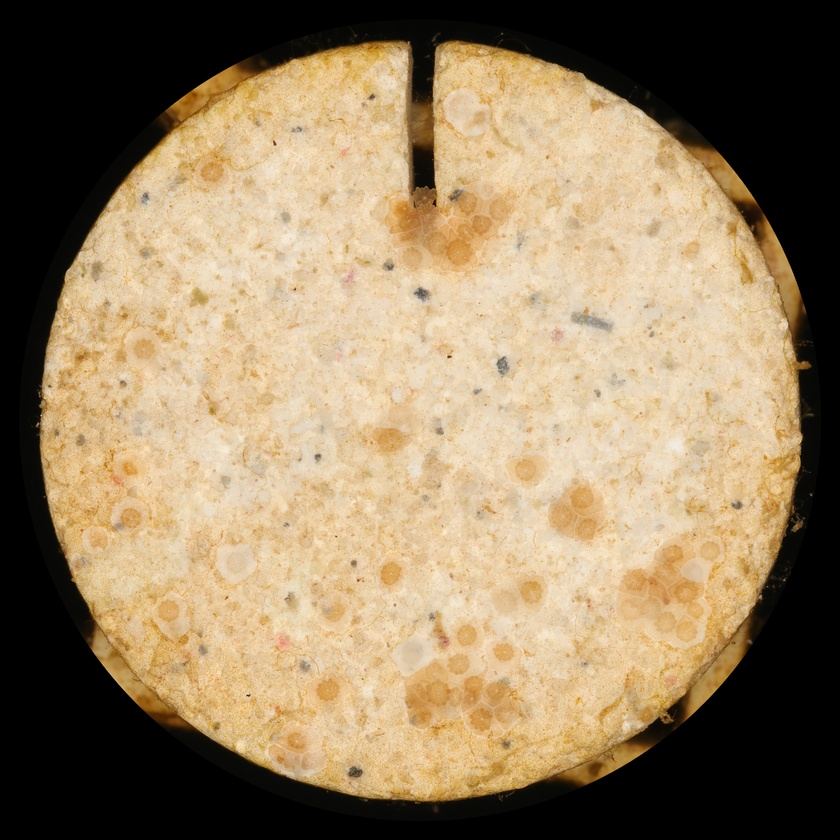
#> input picture examples/input/32_T2_6_timepoint0.JPG, 840 x 840 px, shrunk from 3532 x 3532 before the run
$ python -i texture_segmentation.py   (imports and definitions only)   (older library calls are emulated)
#> lines starting #> are read from the running program, lines starting #| are printed output that depends on the picture
#> further down, picture is the input picture: shape (840, 840, 3); mean B, G, R 97.7, 127.9, 148.3
from __future__ import annotations
import cv2
import numpy as np
from sklearn.cluster import KMeans

def create_laws_kernels() -> list[np.ndarray]:
    return [
        np.array([1,4,6,4,1],dtype=np.float32),
        np.array([-1,-2,0,2,1],dtype=np.float32),
        np.array([-1,0,2,0,-1],dtype=np.float32),
        np.array([1,-4,6,-4,1],dtype=np.float32),
        np.array([-1,2,0,-2,1],dtype=np.float32),
    ]

def compute_texture_features(grayscale_image: np.ndarray, kernels: list[np.ndarray]) -> np.ndarray:
    source=grayscale_image.astype(np.float32)
    features=[]
    for kernel in kernels:
        h=cv2.filter2D(source, cv2.CV_32F, kernel[np.newaxis,:])
        v=cv2.filter2D(source, cv2.CV_32F, kernel[:,np.newaxis])
        features.append(np.abs(h)+np.abs(v))
    return np.stack(features,axis=-1)

def texture_segmentation(image: np.ndarray, n_clusters:int=5, blur_kernel_size:tuple[int,int]=(15,15), random_state:int=42) -> np.ndarray:
#> called with n_clusters = 5, blur_kernel_size = (15, 15), random_state = 42
    gray=cv2.cvtColor(image, cv2.COLOR_BGR2GRAY)
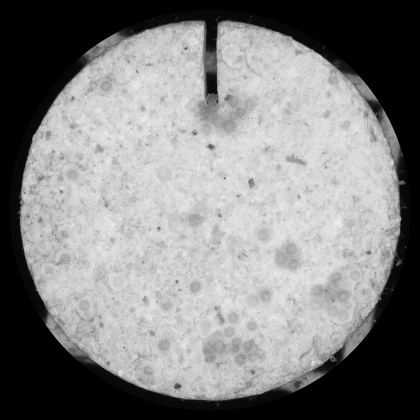
#> gray: shape (840, 840) (shown at 1/2 size); min 0, max 241, mean 130.6
    blurred=cv2.GaussianBlur(gray, blur_kernel_size,0)
    ft=compute_texture_features(blurred, create_laws_kernels())
#> the loop in compute_texture_features, `for kernel in kernels:` made 5 passes
#> kernel on passes 1 to 5: [1, 4, 6, 4, 1], [-1, -2, 0, 2, 1], [-1, 0, 2, 0, -1], [1, -4, 6, -4, 1], [-1, 2, 0, -2, 1]
#> pass 1, in compute_texture_features, `h=cv2.filter2D(source, cv2.CV_32F, kernel[np.newaxis,:])`:
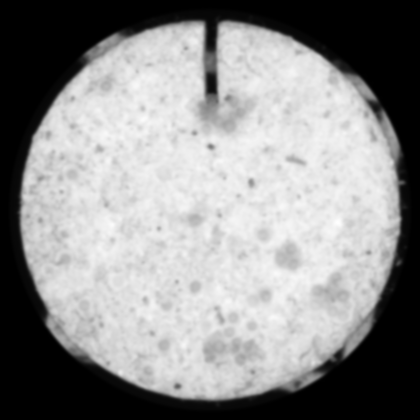
#> h: shape (840, 840) float32 (shown at 1/2 size); min 0, max 3743, mean 2089.1; drawn with min black and max white
#> pass 2, in compute_texture_features, `h=cv2.filter2D(source, cv2.CV_32F, kernel[np.newaxis,:])`:
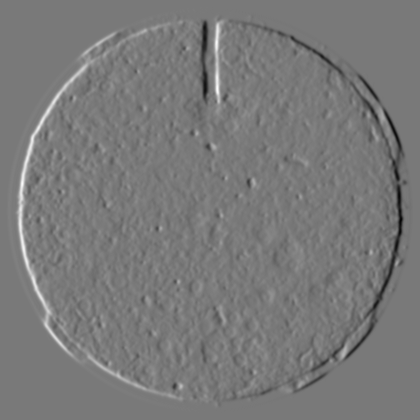
#> h: shape (840, 840) float32 (shown at 1/2 size); min -184, max 201, mean 0; drawn with min black and max white
#> pass 2, in compute_texture_features, `v=cv2.filter2D(source, cv2.CV_32F, kernel[:,np.newaxis])`:
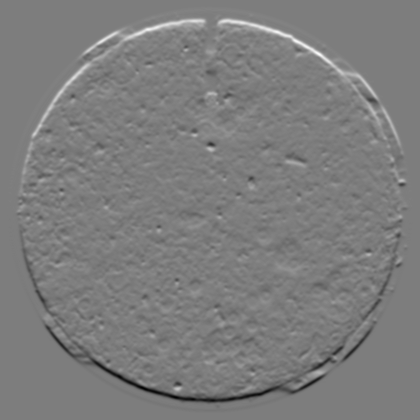
#> v: shape (840, 840) float32 (shown at 1/2 size); min -180, max 186, mean 0; drawn with min black and max white
#> after the loop in compute_texture_features, `for kernel in kernels:`: features = 5 items
    fv=ft.reshape((-1,ft.shape[-1]))
    labels=KMeans(n_clusters=n_clusters,random_state=random_state,n_init=10).fit(fv).labels_.reshape(gray.shape)
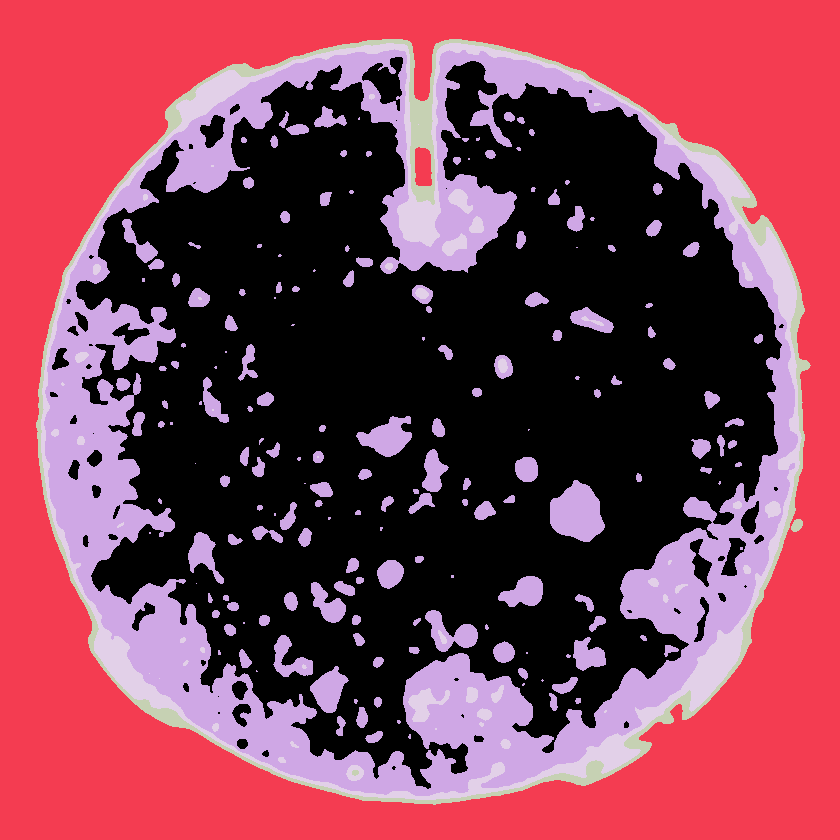
#> labels: shape (840, 840) int32; 5 distinct labels, from 0 to 4; one colour per label, 0 black
    rng=np.random.default_rng(random_state)
    palette=rng.integers(0,256,size=(n_clusters,3),dtype=np.uint8)
#> palette = [[136, 38, 217], [22, 205, 251], [33, 198, 193], [255, 145, 167], [97, 86, 90]]
    out=np.zeros((*gray.shape,3),dtype=np.uint8)
#> out: shape (840, 840, 3); every value is 0
    for label in range(n_clusters):
        out[labels==label]=palette[label]
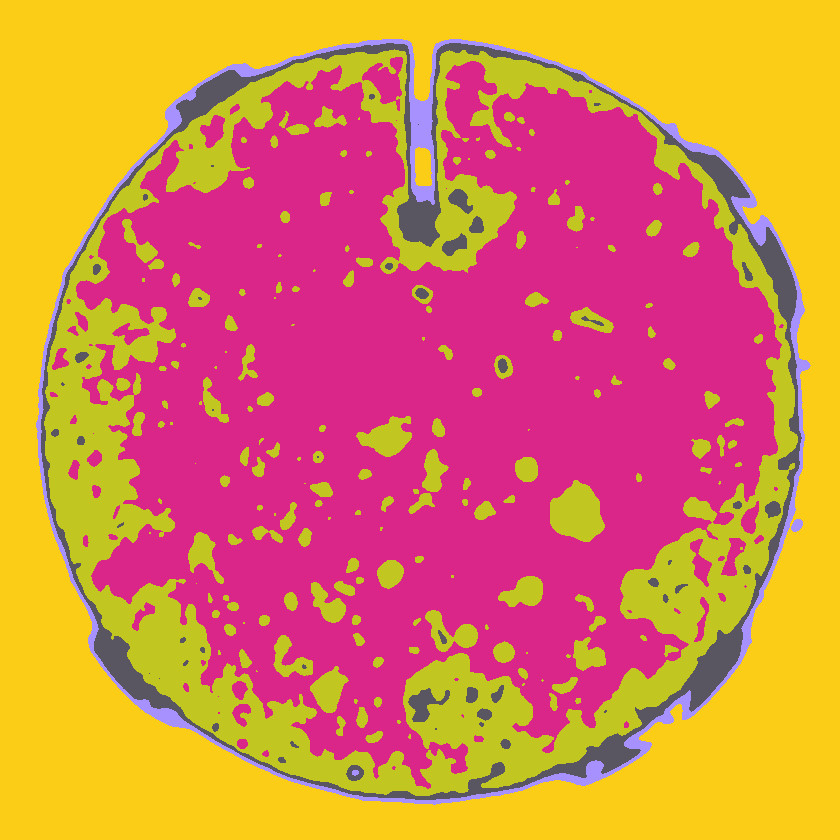
#> out: shape (840, 840, 3); mean of channels 0, 1, 2 81, 125.9, 218.1; drawn as B, G, R
    return out

>>> import cv2
>>> picture = cv2.imread('../examples/input/32_T2_6_timepoint0.JPG')
>>> result = texture_segmentation(picture)

$ run again, on examples/input/32_T2_6_timepoint1.JPG
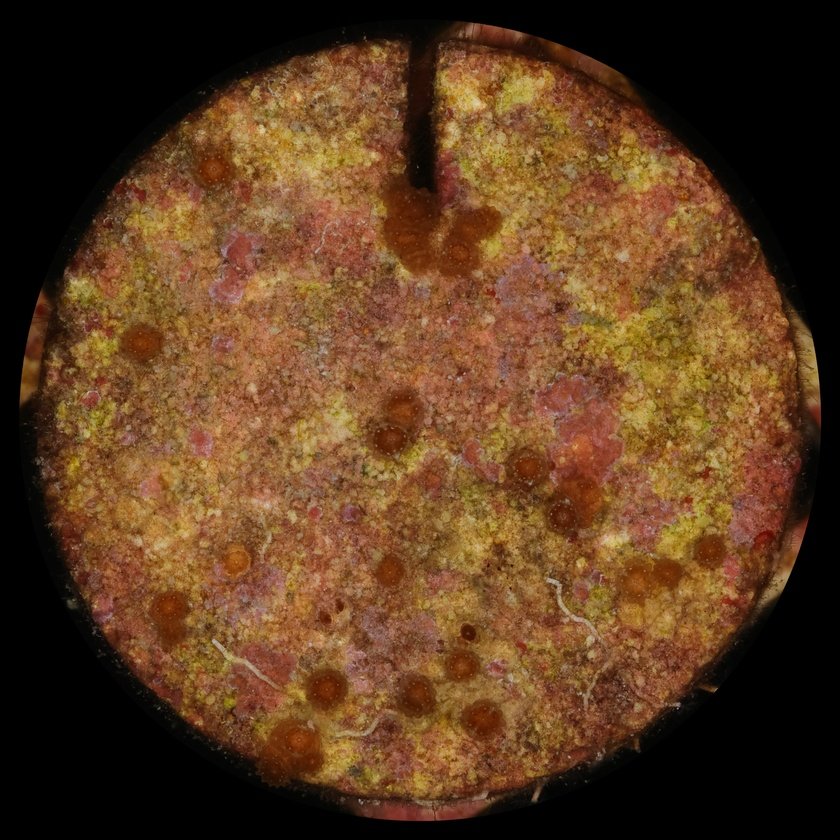
#> input picture examples/input/32_T2_6_timepoint1.JPG, 840 x 840 px, shrunk from 3526 x 3526 before the run
#> picture is the input picture: shape (840, 840, 3); mean B, G, R 31.9, 59.6, 91.7
#> the loop in compute_texture_features, `for kernel in kernels:` made 5 passes
#> kernel on passes 1 to 5: [1, 4, 6, 4, 1], [-1, -2, 0, 2, 1], [-1, 0, 2, 0, -1], [1, -4, 6, -4, 1], [-1, 2, 0, -2, 1]
#> after the loop in compute_texture_features, `for kernel in kernels:`: features = 5 items
#> in texture_segmentation, `labels=KMeans(n_clusters=n_clusters,random_state=random_state,n_init=1..`:
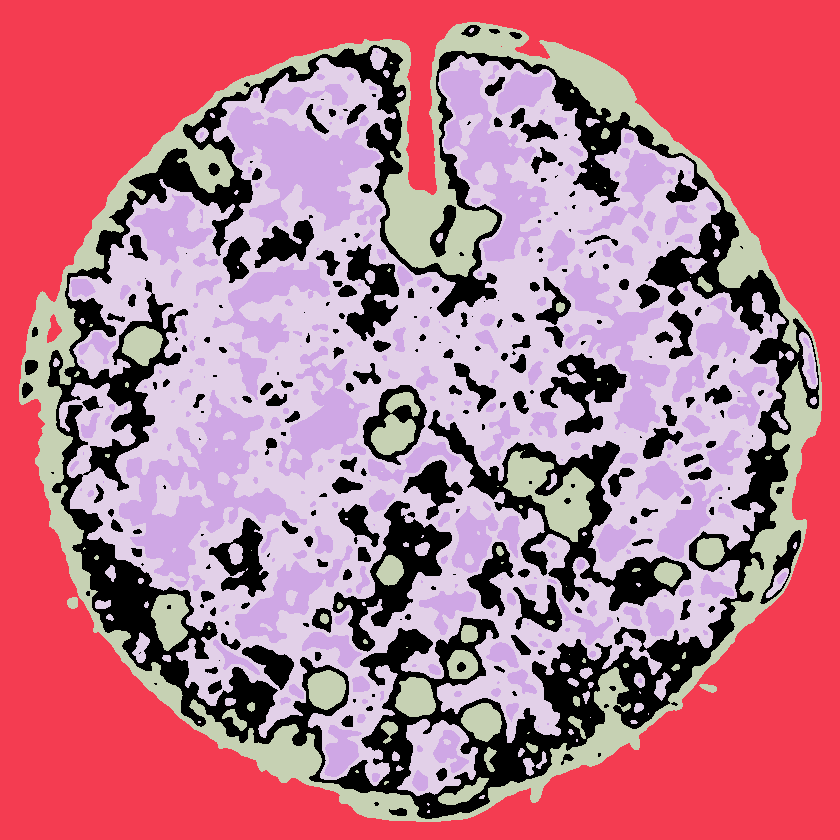
#> labels: shape (840, 840) int32; 5 distinct labels, from 0 to 4; one colour per label, 0 black
#> palette = [[136, 38, 217], [22, 205, 251], [33, 198, 193], [255, 145, 167], [97, 86, 90]]
#> after the loop in texture_segmentation, `for label in range(n_clusters):`:
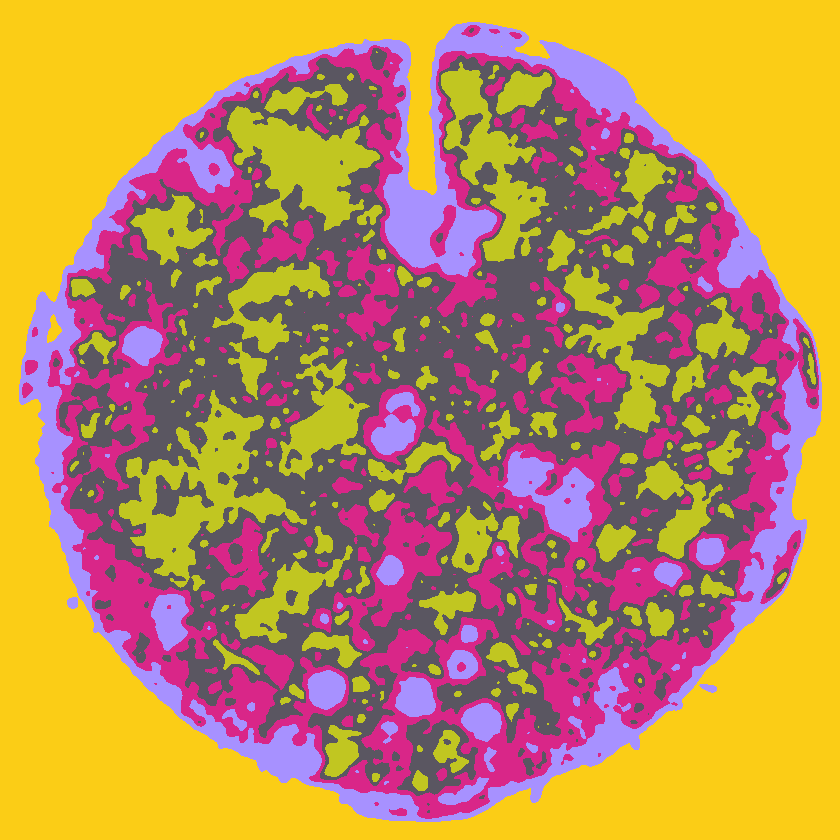
#> out: shape (840, 840, 3); mean of channels 0, 1, 2 86.4, 137.6, 187; drawn as B, G, R

$ run again, on examples/input/35_T2_5_timepoint0.JPG
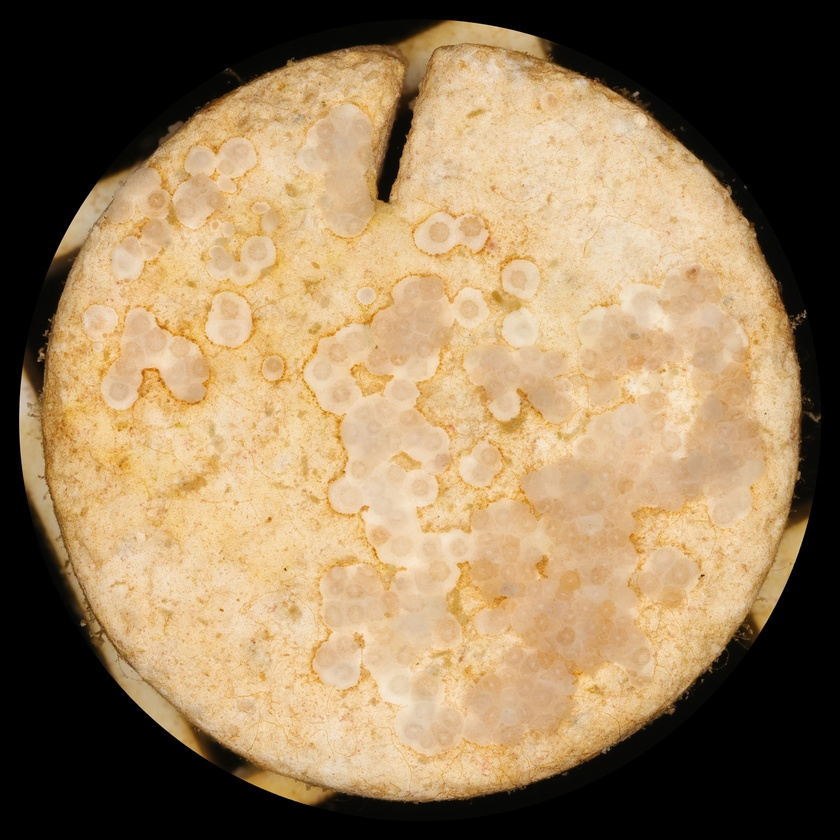
#> input picture examples/input/35_T2_5_timepoint0.JPG, 840 x 840 px, shrunk from 3532 x 3532 before the run
#> picture is the input picture: shape (840, 840, 3); mean B, G, R 91.3, 124.6, 149.3
#> the loop in compute_texture_features, `for kernel in kernels:` made 5 passes
#> kernel on passes 1 to 5: [1, 4, 6, 4, 1], [-1, -2, 0, 2, 1], [-1, 0, 2, 0, -1], [1, -4, 6, -4, 1], [-1, 2, 0, -2, 1]
#> after the loop in compute_texture_features, `for kernel in kernels:`: features = 5 items
#> in texture_segmentation, `labels=KMeans(n_clusters=n_clusters,random_state=random_state,n_init=1..`:
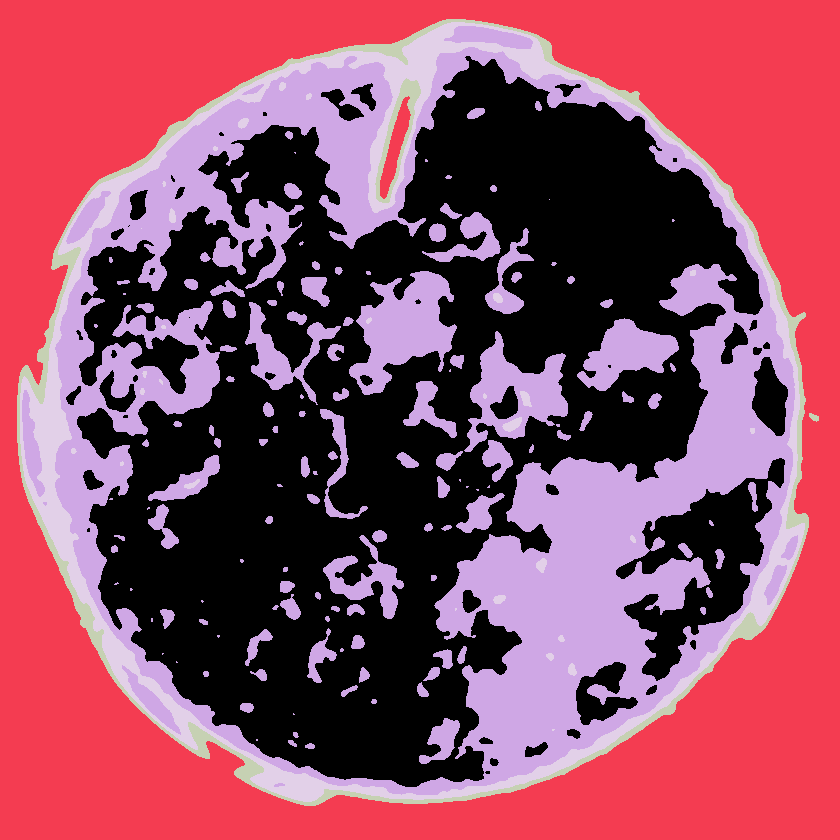
#> labels: shape (840, 840) int32; 5 distinct labels, from 0 to 4; one colour per label, 0 black
#> palette = [[136, 38, 217], [22, 205, 251], [33, 198, 193], [255, 145, 167], [97, 86, 90]]
#> after the loop in texture_segmentation, `for label in range(n_clusters):`:
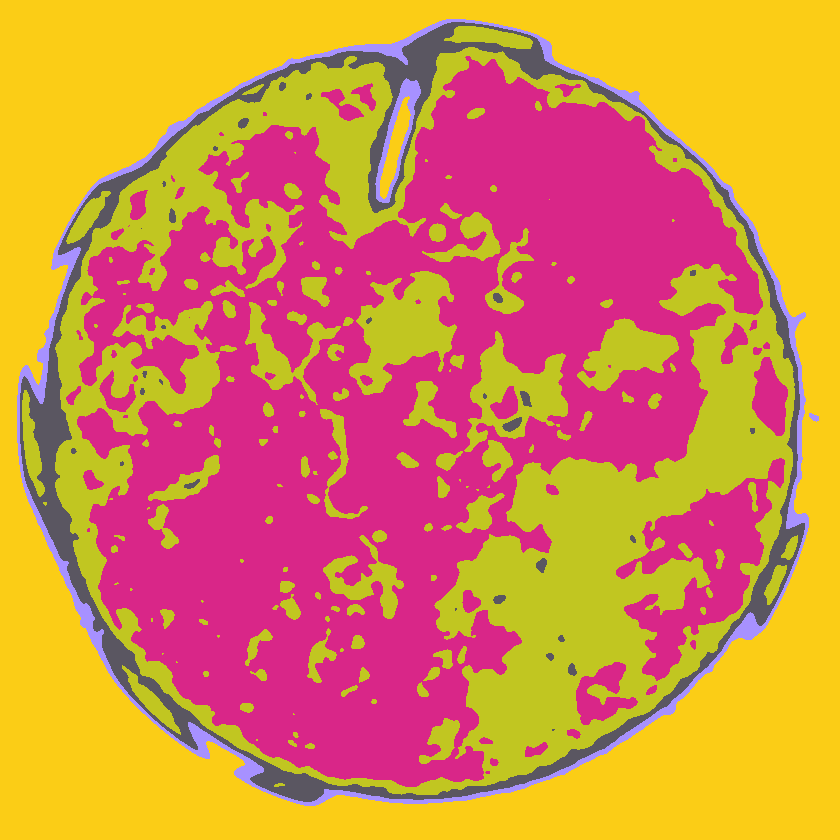
#> out: shape (840, 840, 3); mean of channels 0, 1, 2 75.4, 134.8, 215.6; drawn as B, G, R
